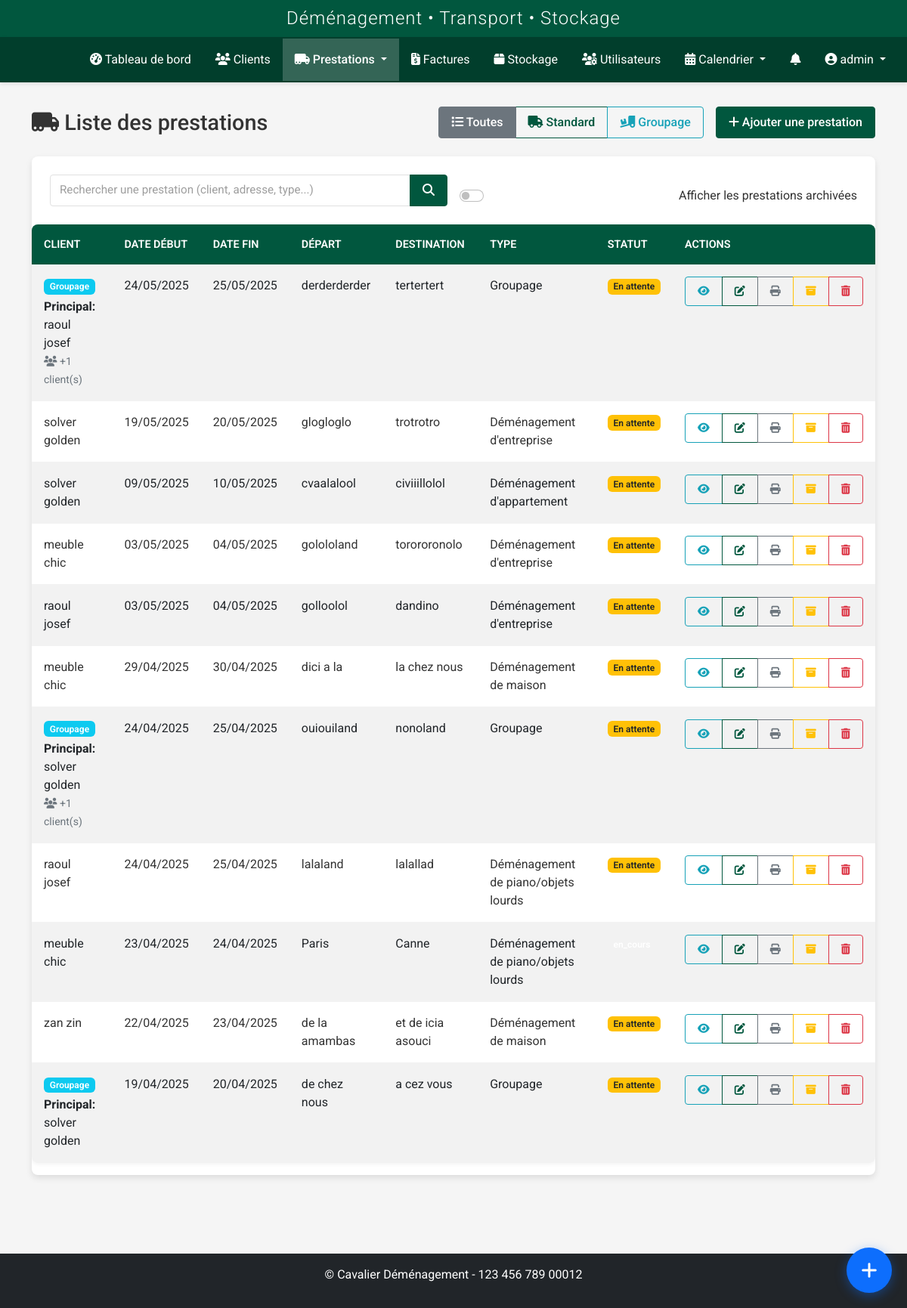
/prestations/ (signed in), run on an earlier commit of the app's database.
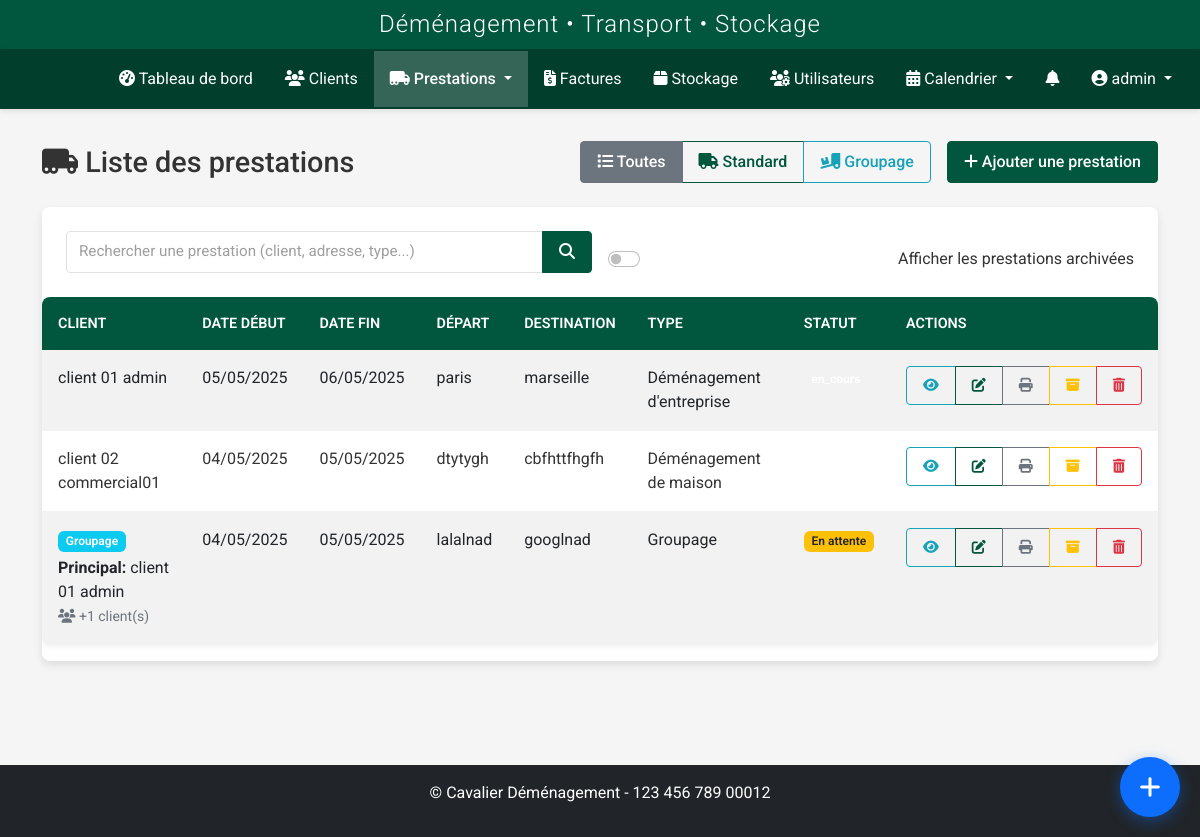
And on a later commit of the database.
### models.py (models this page shows, shortened)
class Prestation(db.Model):
    id = db.Column(db.Integer, primary_key=True)
    client_id = db.Column(db.Integer, db.ForeignKey('client.id'), nullable=False)
    commercial_id = db.Column(db.Integer, db.ForeignKey('user.id'), nullable=True)
    transporteur_id = db.Column(db.Integer, db.ForeignKey('transporteurs.id'), nullable=True)
    vehicule_id = db.Column(db.Integer, db.ForeignKey('vehicules.id'), nullable=True)
    client = db.relationship('Client', foreign_keys=[client_id], backref=db.backref('prestations', lazy=True))
    date_debut = db.Column(db.DateTime, nullable=False)
    date_fin = db.Column(db.DateTime, nullable=False)
    adresse_depart = db.Column(db.Text, nullable=False)
    adresse_arrivee = db.Column(db.Text, nullable=False)
    type_demenagement = db.Column(db.String(100), nullable=False)
    type_demenagement_id = db.Column(db.Integer, db.ForeignKey('type_demenagement.id'), nullable=True)
    statut = db.Column(db.String(50), default='En attente')  # En attente, Confirmé, En cours, Terminé, Annulé
    priorite = db.Column(db.String(20), default='Normale')  # Basse, Normale, Haute, Urgente
    status_transporteur = db.Column(db.String(20), default='en_attente')  # en_attente, accepte, refuse
    raison_refus = db.Column(db.Text, nullable=True)  # Raison du refus par le transporteur
    date_reponse = db.Column(db.DateTime, nullable=True)  # Date de réponse du transporteur
    observations = db.Column(db.Text, nullable=True)
    archive = db.Column(db.Boolean, default=False)
    date_creation = db.Column(db.DateTime, nullable=False, default=datetime.utcnow)
    date_modification = db.Column(db.DateTime, nullable=True)
    createur_id = db.Column(db.Integer, db.ForeignKey('user.id'), nullable=True)
    modificateur_id = db.Column(db.Integer, db.ForeignKey('user.id'), nullable=True)
    stockage_id = db.Column(db.Integer, db.ForeignKey('stockage.id'), nullable=True)
    mode_groupage = db.Column(db.Boolean, default=False)
    tags = db.Column(db.Text, nullable=True)
    societe = db.Column(db.String(100), nullable=True)
    montant = db.Column(db.Float, nullable=True, default=0)
    etapes_depart = db.Column(db.Text, nullable=True)  # Étapes supplémentaires de départ (format: adresse1||adresse2||...)
    etapes_arrivee = db.Column(db.Text, nullable=True)  # Étapes supplémentaires d'arrivée (format: adresse1||adresse2||...)
    commercial = db.relationship('User', foreign_keys=[commercial_id], backref='prestations_commercial')
    createur = db.relationship('User', foreign_keys=[createur_id], backref='prestations_creees')
    modificateur = db.relationship('User', foreign_keys=[modificateur_id], backref='prestations_modifiees')
    transporteurs = db.relationship('User', secondary=prestation_transporteurs, back_populates='prestations')
    clients_supplementaires = db.relationship('Client', secondary=prestation_clients, back_populates='prestations_supplementaires')
    type_demenagement_obj = db.relationship('TypeDemenagement', backref='prestations')
    versions = db.relationship('PrestationVersion', backref='prestation_courante', lazy=True, foreign_keys="PrestationVersion.prestation_id")
    @property
    def est_groupage(self):
        return self.mode_groupage or self.type_demenagement == 'Groupage'

class Client(db.Model):
    id = db.Column(db.Integer, primary_key=True)
    nom = db.Column(db.String(64), nullable=False)
    prenom = db.Column(db.String(64), nullable=False)
    adresse = db.Column(db.Text, nullable=True)
    code_postal = db.Column(db.String(10), nullable=True)
    ville = db.Column(db.String(64), nullable=True)
    pays = db.Column(db.String(64), default='France')
    telephone = db.Column(db.String(20), nullable=True)
    email = db.Column(db.String(120), nullable=True)
    type_client = db.Column(db.String(50), nullable=True)
    tags = db.Column(db.Text, nullable=True)
    observations = db.Column(db.Text, nullable=True)
    statut = db.Column(db.String(20), default='actif')
    archive = db.Column(db.Boolean, default=False)
    date_creation = db.Column(db.DateTime, nullable=False, default=datetime.utcnow)
    prestations_principales = db.relationship('Prestation', backref=db.backref('client_principal', lazy=True), lazy=True, foreign_keys="Prestation.client_id")
    prestations_supplementaires = db.relationship('Prestation', secondary=prestation_clients, back_populates='clients_supplementaires')
    factures = db.relationship('Facture', backref='client', lazy=True)

### routes/prestation.py (the view, shortened to what this page needs)
@prestation_bp.route('/')
@login_required
def index():
    form = SearchPrestationForm()
    query = request.args.get('query', '')
    show_archived = request.args.get('archives', type=bool, default=False)
    page = request.args.get('page', 1, type=int)
    per_page = request.args.get('per_page', 20, type=int)
    prestations_query = Prestation.query.options(
        db.joinedload(Prestation.client_principal),
        db.joinedload(Prestation.transporteurs),
        db.joinedload(Prestation.commercial)
    )
    if not show_archived:
        prestations_query = prestations_query.filter_by(archive=False)
    if current_user.role == 'transporteur':
        prestations_query = prestations_query.filter(
            Prestation.transporteurs.any(id=current_user.id)
        )
    elif current_user.role == 'commercial' and not current_user.is_admin() and current_user.id != 1:
        prestations_query = prestations_query.filter(
            Prestation.commercial_id == current_user.id
        )
    prestations_query = prestations_query.order_by(Prestation.date_debut.desc())
    prestations = prestations_query.paginate(page=page, per_page=per_page, error_out=False)
    return render_template(
        'prestations/index.html',
        title='Prestations',
        prestations=prestations,
        form=form,
        query=query,
        show_archived=show_archived
    )

### forms.py
class SearchPrestationForm(FlaskForm):
    query = StringField('Rechercher une prestation (client, adresse, type...)')
    archives = BooleanField('Afficher les prestations archivées')
    submit = SubmitField('Rechercher')

### models.py (called while the page is built)
    def is_admin(self):
        return self.role in ['admin', 'superadmin']

    def is_transporteur(self):
        return self.role == 'transporteur' or self.is_admin()

### templates/prestations/index.html (shortened to what the changed rows need)
{% extends 'base.html' %}
{% block content %}
<div class="prestation-page">
    <div class="page-title d-flex justify-content-between align-items-center flex-wrap">
        <h1><i class="fas fa-truck-moving"></i> Liste des prestations</h1>
    </div>
    <div class="card">
        <div class="table-responsive">
            <table class="table table-hover table-striped">
                <thead>
                    <tr>
                        <th>Client</th>
                        <th>Date début</th>
                        <th>Date fin</th>
                        <th>Départ</th>
                        <th>Destination</th>
                        <th>Type</th>
                        <th>Statut</th>
                        <th>Actions</th>
                    </tr>
                </thead>
                <tbody>
                    {% if prestations %}
                        {% for prestation in prestations %}
                            <tr class="prestation-row {% if prestation.archive %}table-secondary{% endif %}" data-prestation-type="{% if prestation.mode_groupage %}groupage{% else %}standard{% endif %}">
                                <td>
                                    {% if prestation.est_groupage %}
                                        <span class="badge bg-info mb-1">Groupage</span><br>
                                        <strong>Principal:</strong> {{ prestation.client_principal.nom }} {{ prestation.client_principal.prenom }}<br>
                                        {% if prestation.clients_supplementaires %}
                                            <small class="text-muted">
                                                <i class="fas fa-users"></i> +{{ prestation.clients_supplementaires|length }} client(s)
                                            </small>
                                        {% endif %}
                                    {% else %}
                                        {{ prestation.client_principal.nom }} {{ prestation.client_principal.prenom }}
                                    {% endif %}
                                </td>
                                <td>{{ prestation.date_debut.strftime('%d/%m/%Y') }}</td>
                                <td>{{ prestation.date_fin.strftime('%d/%m/%Y') }}</td>
                                <td title="{{ prestation.adresse_depart }}">{{ prestation.adresse_depart|truncate(30) }}</td>
                                <td title="{{ prestation.adresse_arrivee }}">{{ prestation.adresse_arrivee|truncate(30) }}</td>
                                <td class="prestation-type-{% if prestation.est_groupage %}groupage{% else %}standard{% endif %}">
                                    {{ prestation.type_demenagement }}
                                </td>
                                <td>
                                    <span class="badge status-{{ prestation.statut|lower|replace(' ', '-') }}">
                                        {{ prestation.statut }}
                                    </span>
                                </td>
                                <td>
                                    <div class="btn-group btn-group-sm">
                                        <a href="{{ url_for('prestation.view', id=prestation.id) }}" class="btn btn-outline-info" title="Visualiser">
                                            <i class="fas fa-eye"></i>
                                        </a>
                                        <a href="{{ url_for('prestation.edit', id=prestation.id) }}" class="btn btn-outline-primary" title="Modifier">
                                            <i class="fas fa-edit"></i>
                                        </a>
                                        <a href="{{ url_for('prestation.print_prestation', id=prestation.id) }}" class="btn btn-outline-secondary" title="Imprimer" target="_blank">
                                            <i class="fas fa-print"></i>
                                        </a>
                                        <a href="{{ url_for('prestation.toggle_archive', id=prestation.id) }}"
                                           class="btn btn-outline-{{ 'success' if prestation.archive else 'warning' }}"
                                           title="{{ 'Désarchiver' if prestation.archive else 'Archiver' }}">
                                            <i class="fas fa-{{ 'box-open' if prestation.archive else 'archive' }}"></i>
                                        </a>
                                        {% if current_user.is_admin() and not prestation.factures %}
                                            <a href="{{ url_for('prestation.delete', id=prestation.id) }}"
                                               class="btn btn-outline-danger delete-prestation"
                                               title="Supprimer"
                                               data-prestation-id="{{ prestation.id }}">
                                                <i class="fas fa-trash-alt"></i>
                                            </a>
                                        {% endif %}
                                    </div>
                                </td>
                            </tr>
                        {% endfor %}
                    {% endif %}
                </tbody>
            </table>
        </div>
    </div>
</div>
{% endblock %}

What changed in the data, as far as the page shows it:
removed Prestation: client_principal.nom "raoul", client_principal.prenom "josef", clients_supplementaires|length "1", date_debut "24/05/2025", date_fin "25/05/2025", adresse_depart "derderderder", adresse_arrivee "tertertert", type_demenagement "Groupage", statut "En attente", archive False (drawn)
removed Prestation: client_principal.nom "solver", client_principal.prenom "golden", date_debut "19/05/2025", date_fin "20/05/2025", adresse_depart "glogloglo", adresse_arrivee "trotrotro", type_demenagement "Déménagement d'entreprise", statut "En attente", archive False (drawn)
removed Prestation: client_principal.nom "solver", client_principal.prenom "golden", date_debut "09/05/2025", date_fin "10/05/2025", adresse_depart "cvaalalool", adresse_arrivee "civiiillolol", type_demenagement "Déménagement d'appartement", statut "En attente", archive False (drawn)
removed Prestation: client_principal.nom "meuble", client_principal.prenom "chic", date_debut "03/05/2025", date_fin "04/05/2025", adresse_depart "golololand", adresse_arrivee "torororonolo", type_demenagement "Déménagement d'entreprise", statut "En attente", archive False (drawn)
removed Prestation: client_principal.nom "raoul", client_principal.prenom "josef", date_debut "03/05/2025", date_fin "04/05/2025", adresse_depart "golloolol", adresse_arrivee "dandino", type_demenagement "Déménagement d'entreprise", statut "En attente", archive False (drawn)
removed Prestation: client_principal.nom "meuble", client_principal.prenom "chic", date_debut "29/04/2025", date_fin "30/04/2025", adresse_depart "dici a la", adresse_arrivee "la chez nous", type_demenagement "Déménagement de maison", statut "En attente", archive False (drawn)
removed Prestation: client_principal.nom "solver", client_principal.prenom "golden", clients_supplementaires|length "1", date_debut "24/04/2025", date_fin "25/04/2025", adresse_depart "ouiouiland", adresse_arrivee "nonoland", type_demenagement "Groupage", statut "En attente", archive False (drawn)
removed Prestation: client_principal.nom "raoul", client_principal.prenom "josef", date_debut "24/04/2025", date_fin "25/04/2025", adresse_depart "lalaland", adresse_arrivee "lalallad", type_demenagement "Déménagement de piano/objets lourds", statut "En attente", archive False (drawn)
removed Prestation: client_principal.nom "meuble", client_principal.prenom "chic", date_debut "23/04/2025", date_fin "24/04/2025", adresse_depart "Paris", adresse_arrivee "Canne", type_demenagement "Déménagement de piano/objets lourds", archive False (drawn), statut "en_cours" (drawn)
removed Prestation: client_principal.nom "zan", client_principal.prenom "zin", date_debut "22/04/2025", date_fin "23/04/2025", adresse_depart "de la amambas", adresse_arrivee "et de icia asouci", type_demenagement "Déménagement de maison", statut "En attente", archive False (drawn)
removed Prestation: client_principal.nom "solver", client_principal.prenom "golden", date_debut "19/04/2025", date_fin "20/04/2025", adresse_depart "de chez nous", adresse_arrivee "a cez vous", type_demenagement "Groupage", statut "En attente", archive False (drawn)
added Prestation: client_principal.nom "client 01", client_principal.prenom "admin", date_debut "05/05/2025", date_fin "06/05/2025", adresse_depart "paris", adresse_arrivee "marseille", type_demenagement "Déménagement d'entreprise", archive False (drawn), statut "en_cours" (drawn)
added Prestation: client_principal.nom "client 02", client_principal.prenom "commercial01", date_debut "04/05/2025", date_fin "05/05/2025", adresse_depart "dtytygh", adresse_arrivee "cbfhttfhgfh", type_demenagement "Déménagement de maison", archive False (drawn), statut "en_cours" (drawn)
added Prestation: client_principal.nom "client 01", client_principal.prenom "admin", clients_supplementaires|length "1", date_debut "04/05/2025", date_fin "05/05/2025", adresse_depart "lalalnad", adresse_arrivee "googlnad", type_demenagement "Groupage", statut "En attente", archive False (drawn)
